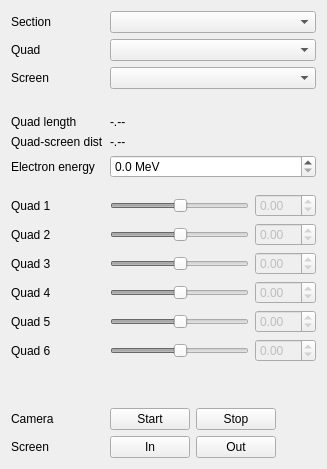
         <widget class="QWidget" name="quad_tab">
          <attribute name="title">
           <string>Devices</string>
          </attribute>
          <layout class="QHBoxLayout" name="horizontalLayout_5">
           <item>
            <layout class="QGridLayout" name="gridLayout">
             <item row="15" column="0">
              <widget class="QLabel" name="label_7">
               <property name="text">
                <string>Camera</string>
               </property>
              </widget>
             </item>
             <item row="11" column="0">
              <widget class="QLabel" name="quad4_label">
               <property name="text">
                <string>Quad 4</string>
               </property>
              </widget>
             </item>
             <item row="2" column="0">
              <widget class="QLabel" name="label_3">
               <property name="text">
                <string>Screen</string>
               </property>
              </widget>
             </item>
             <item row="16" column="1">
              <layout class="QHBoxLayout" name="horizontalLayout_4">
               <item>
                <widget class="QPushButton" name="screen_in_button">
                 <property name="maximumSize">
                  <size>
                   <width>100</width>
                   <height>16777215</height>
                  </size>
                 </property>
                 <property name="text">
                  <string>In</string>
                 </property>
                </widget>
               </item>
               <item>
                <widget class="QPushButton" name="screen_out_button">
                 <property name="maximumSize">
                  <size>
                   <width>100</width>
                   <height>16777215</height>
                  </size>
                 </property>
                 <property name="text">
                  <string>Out</string>
                 </property>
                </widget>
               </item>
               <item>
                <spacer name="horizontalSpacer_3">
                 <property name="orientation">
                  <enum>Qt::Horizontal</enum>
                 </property>
                 <property name="sizeHint" stdset="0">
                  <size>
                   <width>40</width>
                   <height>20</height>
                  </size>
                 </property>
                </spacer>
               </item>
              </layout>
             </item>
             <item row="6" column="1">
              <widget class="QDoubleSpinBox" name="electron_energy_spinbox">
               <property name="suffix">
                <string> MeV</string>
               </property>
               <property name="decimals">
                <number>1</number>
               </property>
               <property name="maximum">
                <double>5000.000000000000000</double>
               </property>
              </widget>
             </item>
             <item row="1" column="1">
              <widget class="QComboBox" name="quad_combobox"/>
             </item>
             <item row="12" column="1">
              <layout class="QHBoxLayout" name="horizontalLayout_23">
               <item>
                <widget class="QSlider" name="quad5_slider">
                 <property name="enabled">
                  <bool>false</bool>
                 </property>
                 <property name="value">
                  <number>50</number>
                 </property>
                 <property name="orientation">
                  <enum>Qt::Horizontal</enum>
                 </property>
                </widget>
               </item>
               <item>
                <widget class="QDoubleSpinBox" name="quad5_spinbox">
                 <property name="enabled">
                  <bool>false</bool>
                 </property>
                 <property name="minimum">
                  <double>-99.000000000000000</double>
                 </property>
                 <property name="singleStep">
                  <double>0.050000000000000</double>
                 </property>
                </widget>
               </item>
              </layout>
             </item>
             <item row="0" column="0">
              <widget class="QLabel" name="label">
               <property name="text">
                <string>Section</string>
               </property>
              </widget>
             </item>
             <item row="5" column="0">
              <widget class="QLabel" name="label_5">
               <property name="text">
                <string>Quad-screen dist</string>
               </property>
              </widget>
             </item>
             <item row="2" column="1">
              <widget class="QComboBox" name="screen_combobox"/>
             </item>
             <item row="3" column="0">
              <spacer name="verticalSpacer">
               <property name="orientation">
                <enum>Qt::Vertical</enum>
               </property>
               <property name="sizeType">
                <enum>QSizePolicy::Preferred</enum>
               </property>
               <property name="sizeHint" stdset="0">
                <size>
                 <width>20</width>
                 <height>20</height>
                </size>
               </property>
              </spacer>
             </item>
             <item row="5" column="1">
              <widget class="QLabel" name="quad_screen_dist_label">
               <property name="text">
                <string>-.--</string>
               </property>
              </widget>
             </item>
             <item row="1" column="0">
              <widget class="QLabel" name="label_2">
               <property name="text">
                <string>Quad</string>
               </property>
              </widget>
             </item>
             <item row="10" column="0">
              <widget class="QLabel" name="quad3_label">
               <property name="text">
                <string>Quad 3</string>
               </property>
              </widget>
             </item>
             <item row="12" column="0">
              <widget class="QLabel" name="quad5_label">
               <property name="text">
                <string>Quad 5</string>
               </property>
              </widget>
             </item>
             <item row="15" column="1">
              <layout class="QHBoxLayout" name="horizontalLayout_3">
               <item>
                <widget class="QPushButton" name="camera_start_button">
                 <property name="sizePolicy">
                  <sizepolicy hsizetype="Preferred" vsizetype="Fixed">
                   <horstretch>0</horstretch>
                   <verstretch>0</verstretch>
                  </sizepolicy>
                 </property>
                 <property name="maximumSize">
                  <size>
                   <width>100</width>
                   <height>16777215</height>
                  </size>
                 </property>
                 <property name="text">
                  <string>Start</string>
                 </property>
                </widget>
               </item>
               <item>
                <widget class="QPushButton" name="camera_stop_button">
                 <property name="sizePolicy">
                  <sizepolicy hsizetype="Preferred" vsizetype="Fixed">
                   <horstretch>0</horstretch>
                   <verstretch>0</verstretch>
                  </sizepolicy>
                 </property>
                 <property name="maximumSize">
                  <size>
                   <width>100</width>
                   <height>16777215</height>
                  </size>
                 </property>
                 <property name="text">
                  <string>Stop</string>
                 </property>
                </widget>
               </item>
               <item>
                <spacer name="horizontalSpacer_2">
                 <property name="orientation">
                  <enum>Qt::Horizontal</enum>
                 </property>
                 <property name="sizeHint" stdset="0">
                  <size>
                   <width>40</width>
                   <height>20</height>
                  </size>
                 </property>
                </spacer>
               </item>
              </layout>
             </item>
             <item row="7" column="0">
              <spacer name="verticalSpacer_8">
               <property name="orientation">
                <enum>Qt::Vertical</enum>
               </property>
               <property name="sizeType">
                <enum>QSizePolicy::Fixed</enum>
               </property>
               <property name="sizeHint" stdset="0">
                <size>
                 <width>20</width>
                 <height>10</height>
                </size>
               </property>
              </spacer>
             </item>
             <item row="6" column="0">
              <widget class="QLabel" name="label_6">
               <property name="text">
                <string>Electron energy</string>
               </property>
              </widget>
             </item>
             <item row="11" column="1">
              <layout class="QHBoxLayout" name="horizontalLayout_22">
               <item>
                <widget class="QSlider" name="quad4_slider">
                 <property name="enabled">
                  <bool>false</bool>
                 </property>
                 <property name="value">
                  <number>50</number>
                 </property>
                 <property name="orientation">
                  <enum>Qt::Horizontal</enum>
                 </property>
                </widget>
               </item>
               <item>
                <widget class="QDoubleSpinBox" name="quad4_spinbox">
                 <property name="enabled">
                  <bool>false</bool>
                 </property>
                 <property name="minimum">
                  <double>-99.000000000000000</double>
                 </property>
                 <property name="singleStep">
                  <double>0.050000000000000</double>
                 </property>
                </widget>
               </item>
              </layout>
             </item>
             <item row="0" column="1">
              <widget class="QComboBox" name="section_combobox"/>
             </item>
             <item row="4" column="1">
              <widget class="QLabel" name="quad_length_label">
               <property name="text">
                <string>-.--</string>
               </property>
              </widget>
             </item>
             <item row="14" column="0">
              <spacer name="verticalSpacer_2">
               <property name="orientation">
                <enum>Qt::Vertical</enum>
               </property>
               <property name="sizeHint" stdset="0">
                <size>
                 <width>20</width>
                 <height>40</height>
                </size>
               </property>
              </spacer>
             </item>
             <item row="10" column="1">
              <layout class="QHBoxLayout" name="horizontalLayout_21">
               <item>
                <widget class="QSlider" name="quad3_slider">
                 <property name="enabled">
                  <bool>false</bool>
                 </property>
                 <property name="value">
                  <number>50</number>
                 </property>
                 <property name="orientation">
                  <enum>Qt::Horizontal</enum>
                 </property>
                </widget>
               </item>
               <item>
                <widget class="QDoubleSpinBox" name="quad3_spinbox">
                 <property name="enabled">
                  <bool>false</bool>
                 </property>
                 <property name="minimum">
                  <double>-99.000000000000000</double>
                 </property>
                 <property name="singleStep">
                  <double>0.050000000000000</double>
                 </property>
                </widget>
               </item>
              </layout>
             </item>
             <item row="9" column="0">
              <widget class="QLabel" name="quad2_label">
               <property name="text">
                <string>Quad 2</string>
               </property>
              </widget>
             </item>
             <item row="9" column="1">
              <layout class="QHBoxLayout" name="horizontalLayout_20">
               <item>
                <widget class="QSlider" name="quad2_slider">
                 <property name="enabled">
                  <bool>false</bool>
                 </property>
                 <property name="value">
                  <number>50</number>
                 </property>
                 <property name="orientation">
                  <enum>Qt::Horizontal</enum>
                 </property>
                </widget>
               </item>
               <item>
                <widget class="QDoubleSpinBox" name="quad2_spinbox">
                 <property name="enabled">
                  <bool>false</bool>
                 </property>
                 <property name="minimum">
                  <double>-99.000000000000000</double>
                 </property>
                 <property name="singleStep">
                  <double>0.050000000000000</double>
                 </property>
                </widget>
               </item>
              </layout>
             </item>
             <item row="16" column="0">
              <widget class="QLabel" name="label_8">
               <property name="text">
                <string>Screen</string>
               </property>
              </widget>
             </item>
             <item row="8" column="0">
              <widget class="QLabel" name="quad1_label">
               <property name="text">
                <string>Quad 1</string>
               </property>
              </widget>
             </item>
             <item row="4" column="0">
              <widget class="QLabel" name="label_4">
               <property name="text">
                <string>Quad length</string>
               </property>
              </widget>
             </item>
             <item row="8" column="1">
              <layout class="QHBoxLayout" name="horizontalLayout_19">
               <item>
                <widget class="QSlider" name="quad1_slider">
                 <property name="enabled">
                  <bool>false</bool>
                 </property>
                 <property name="value">
                  <number>50</number>
                 </property>
                 <property name="orientation">
                  <enum>Qt::Horizontal</enum>
                 </property>
                </widget>
               </item>
               <item>
                <widget class="QDoubleSpinBox" name="quad1_spinbox">
                 <property name="enabled">
                  <bool>false</bool>
                 </property>
                 <property name="maximumSize">
                  <size>
                   <width>16777215</width>
                   <height>16777215</height>
                  </size>
                 </property>
                 <property name="minimum">
                  <double>-99.000000000000000</double>
                 </property>
                 <property name="singleStep">
                  <double>0.050000000000000</double>
                 </property>
                </widget>
               </item>
              </layout>
             </item>
             <item row="13" column="0">
              <widget class="QLabel" name="quad6_label">
               <property name="text">
                <string>Quad 6</string>
               </property>
              </widget>
             </item>
             <item row="13" column="1">
              <layout class="QHBoxLayout" name="horizontalLayout_24">
               <item>
                <widget class="QSlider" name="quad6_slider">
                 <property name="enabled">
                  <bool>false</bool>
                 </property>
                 <property name="value">
                  <number>50</number>
                 </property>
                 <property name="orientation">
                  <enum>Qt::Horizontal</enum>
                 </property>
                </widget>
               </item>
               <item>
                <widget class="QDoubleSpinBox" name="quad6_spinbox">
                 <property name="enabled">
                  <bool>false</bool>
                 </property>
                 <property name="minimum">
                  <double>-99.000000000000000</double>
                 </property>
                 <property name="singleStep">
                  <double>0.050000000000000</double>
                 </property>
                </widget>
               </item>
              </layout>
             </item>
            </layout>
           </item>
          </layout>
         </widget>
